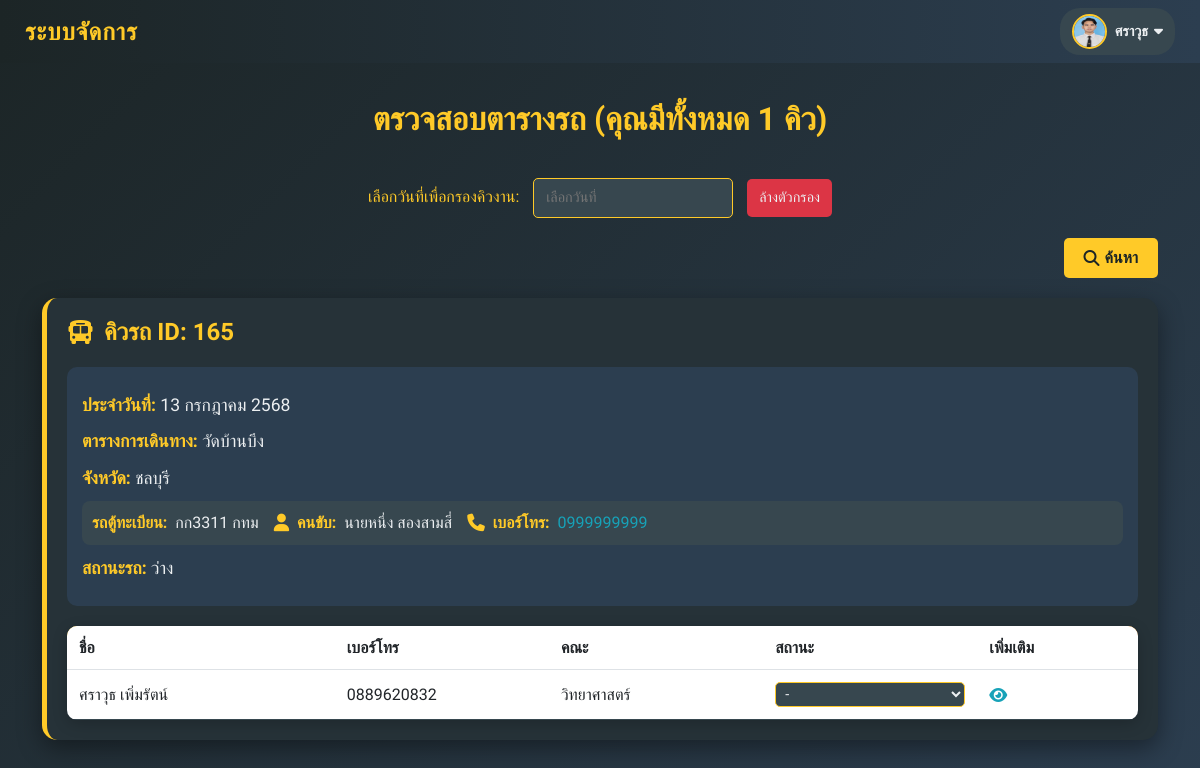
The page /Student/Booking/Check_schedule.php (signed in) on the database its author committed.
### tables this page shows
CREATE TABLE `queue` (
  `queue_id` int(11) NOT NULL,
  `province_id` int(11) NOT NULL,
  `amphur_id` int(11) NOT NULL,
  `location` varchar(255) NOT NULL,
  `car_id` int(11) NOT NULL,
  `created_at` timestamp NOT NULL DEFAULT current_timestamp(),
  `year` varchar(255) DEFAULT NULL,
  `status_car` enum('ว่าง','ถึงจุดรับ','ออกเดินทาง','ถึงที่หมาย','ปิดงาน') DEFAULT 'ว่าง',
  `queue_date` date DEFAULT NULL
);

CREATE TABLE `province` (
  `PROVINCE_ID` int(5) NOT NULL,
  `PROVINCE_NAME` varchar(150) NOT NULL
);

CREATE TABLE `car` (
  `car_id` int(11) NOT NULL,
  `car_license` varchar(50) NOT NULL,
  `car_brand` varchar(100) NOT NULL,
  `car_color` varchar(50) DEFAULT NULL,
  `car_seat` int(11) NOT NULL,
  `car_status` enum('available','unavailable') DEFAULT 'available',
  `car_image` varchar(255) DEFAULT NULL,
  `driver_id` varchar(255) DEFAULT NULL
);

CREATE TABLE `driver` (
  `driver_id` int(11) NOT NULL,
  `driver_user` varchar(50) NOT NULL,
  `driver_password` varchar(255) NOT NULL,
  `driver_name` varchar(100) NOT NULL,
  `driver_lastname` varchar(100) NOT NULL,
  `driver_tel` varchar(15) DEFAULT NULL,
  `driver_province` varchar(255) DEFAULT NULL,
  `driver_amphur` varchar(255) DEFAULT NULL,
  `driver_image` varchar(22) DEFAULT NULL,
  `first_login` tinyint(1) NOT NULL DEFAULT 1 COMMENT '1=ยังไม่ได้เปลี่ยนรหัสผ่าน, 0=เปลี่ยนรหัสผ่านแล้ว'
);

CREATE TABLE `students` (
  `stu_ID` int(10) NOT NULL,
  `stu_username` varchar(255) NOT NULL,
  `stu_password` varchar(255) NOT NULL,
  `stu_year` varchar(4) NOT NULL,
  `stu_license` varchar(13) NOT NULL,
  `stu_name` varchar(255) NOT NULL,
  `stu_lastname` varchar(255) NOT NULL,
  `stu_tel` varchar(10) NOT NULL,
  `stu_faculty` varchar(255) NOT NULL,
  `stu_major` varchar(255) NOT NULL,
  `stu_status` enum('ขึ้นรถแล้ว','ลา','สาย','เลิกเรียนแล้ว') DEFAULT NULL,
  `created_at` timestamp NOT NULL DEFAULT current_timestamp(),
  `last_login` datetime DEFAULT NULL,
  `login_status` varchar(20) DEFAULT 'inactive',
  `stu_img` varchar(255) DEFAULT NULL
);

### Student/Booking/Check_schedule.php (the view, shortened to what this page needs)
<?php
require_once 'condb.php';
include 'navbar.php';
$stu_username = $_SESSION['user_name'];
$current_date = date('Y-m-d');
function getMonthName($monthNumber) {
    $months = [
        1 => 'มกราคม', 2 => 'กุมภาพันธ์', 3 => 'มีนาคม', 4 => 'เมษายน',
        5 => 'พฤษภาคม', 6 => 'มิถุนายน', 7 => 'กรกฎาคม', 8 => 'สิงหาคม',
        9 => 'กันยายน', 10 => 'ตุลาคม', 11 => 'พฤศจิกายน', 12 => 'ธันวาคม',
    ];
    return $months[$monthNumber] ?? 'ไม่ทราบเดือน';
}
$sql_queues = "SELECT DISTINCT q.queue_id
               FROM queue q
               INNER JOIN queue_student qs ON q.queue_id = qs.queue_id
               INNER JOIN students s ON qs.student_id = s.stu_ID
               WHERE s.stu_username = :stu_username AND q.status_car != 'ปิดงาน'";
try {
    $stmt_queues = $conn->prepare($sql_queues);
    $stmt_queues->bindParam(':stu_username', $stu_username, PDO::PARAM_STR);
    $stmt_queues->execute();
    $queue_ids = $stmt_queues->fetchAll(PDO::FETCH_COLUMN);
    if (empty($queue_ids)) {
        $queue_data = [];
    } else {
        $queue_ids_str = implode(',', array_map('intval', $queue_ids));
        $sql = "SELECT q.queue_id, q.location, q.queue_date, q.status_car,
                       p.PROVINCE_NAME,
                       c.car_license,
                       s.stu_ID, s.stu_name, s.stu_lastname, s.stu_tel, s.stu_faculty, s.stu_status,
                       d.driver_name, d.driver_lastname, d.driver_tel
                FROM queue q
                INNER JOIN queue_student qs ON q.queue_id = qs.queue_id
                INNER JOIN students s ON qs.student_id = s.stu_ID
                INNER JOIN province p ON q.province_id = p.PROVINCE_ID
                INNER JOIN car c ON q.car_id = c.car_id
                LEFT JOIN driver d ON c.driver_id = d.driver_id
                WHERE q.queue_id IN ($queue_ids_str)
                ORDER BY q.queue_date ASC, q.queue_id, s.stu_ID";
        $stmt = $conn->prepare($sql);
        $stmt->execute();
        $queue_data = $stmt->fetchAll(PDO::FETCH_ASSOC);
        $grouped_data = [];
        $nearest_date = null;
        foreach ($queue_data as $row) {
            $queue_date = $row['queue_date'];
            if ($queue_date < $current_date) {
                continue;
            }
            if ($nearest_date === null || $queue_date < $nearest_date) {
                $nearest_date = $queue_date;
            }
            $grouped_data[$row['queue_id']][] = $row;
        }
        $total_queues = count($grouped_data);
    }
} catch (PDOException $e) {
    echo "<div class='alert alert-danger text-center'>เกิดข้อผิดพลาด: " . htmlspecialchars($e->getMessage()) . "</div>";
    exit();
}
?>
<!DOCTYPE html>
<html lang="th">
<head>
    <link href="https://cdn.jsdelivr.net/npm/bootstrap@5.3.0-alpha1/dist/css/bootstrap.min.css" rel="stylesheet">
    <link rel="stylesheet" href="https://cdnjs.cloudflare.com/ajax/libs/font-awesome/6.4.0/css/all.min.css">
    <link href="assets/flatpickr/flatpickr.min.css" rel="stylesheet">
</head>
<body>
<div class="container">
    <h2>ตรวจสอบตารางรถ (คุณมีทั้งหมด <?php echo $total_queues ?? 0; ?> คิว)</h2>
    <?php if (!empty($grouped_data)): ?>
        <div class="calendar-filter">
            <label for="date-filter">เลือกวันที่เพื่อกรองคิวงาน:</label>
            <input type="text" id="date-filter" placeholder="เลือกวันที่">
            <button class="clear-filter" id="clear-filter">ล้างตัวกรอง</button>
        </div>
        <button class="search-toggle" onclick="toggleFilterSection()">
            <i class="fas fa-search"></i> ค้นหา
        </button>
        <div id="queue-list">
            <?php foreach ($grouped_data as $queue_id => $rows): ?>
                <?php $header_data = $rows[0]; ?>
                <div class="queue-card"
                     data-date="<?php echo htmlspecialchars($header_data['queue_date'] ?? ''); ?>"
                     data-queue-id="<?php echo htmlspecialchars($queue_id); ?>"
                     style="<?php echo $header_data['queue_date'] == $nearest_date ? '' : 'display: none;'; ?>">
                    <div class="queue-header">
                        <i class="fas fa-bus"></i>
                        <h4>คิวรถ ID: <?php echo htmlspecialchars($queue_id); ?></h4>
                    </div>
                    <div class="info-section" data-queue-id="<?php echo htmlspecialchars($queue_id); ?>">
                        <p><strong>ประจำวันที่:</strong>
                            <?php
                            if ($header_data['queue_date']) {
                                $date = new DateTime($header_data['queue_date']);
                                $day = $date->format('j');
                                $month = getMonthName($date->format('n'));
                                $year = $date->format('Y') + 543;
                                echo "$day $month $year";
                            } else {
                                echo 'ไม่ระบุ';
                            }
                            ?>
                        </p>
                        <p><strong>ตารางการเดินทาง:</strong> <?php echo htmlspecialchars($header_data['location']); ?></p>
                        <p><strong>จังหวัด:</strong> <?php echo htmlspecialchars($header_data['PROVINCE_NAME']); ?></p>
                        <div class="driver-info">
                            <p><strong>รถตู้ทะเบียน:</strong> <?php echo htmlspecialchars($header_data['car_license'] ?? 'ไม่ระบุ'); ?></p>
                            <p>
                                <i class="fas fa-user"></i>
                                <strong>คนขับ:</strong>
                                <?php
                                if (!empty($header_data['driver_name']) && !empty($header_data['driver_lastname'])) {
                                    echo htmlspecialchars($header_data['driver_name'] . ' ' . $header_data['driver_lastname']);
                                } else {
                                    echo '<span class="no-data">ไม่ระบุ</span>';
                                }
                                ?>
                            </p>
                            <p>
                                <i class="fas fa-phone"></i>
                                <strong>เบอร์โทร:</strong>
                                <?php
                                if (!empty($header_data['driver_tel'])) {
                                    echo '<a href="tel:' . htmlspecialchars($header_data['driver_tel']) . '">' . htmlspecialchars($header_data['driver_tel']) . '</a>';
                                } else {
                                    echo '<span class="no-data">ไม่ระบุ</span>';
                                }
                                ?>
                            </p>
                        </div>
                        <p><strong>สถานะรถ:</strong>
                            <span class="status-car" data-status="<?php echo htmlspecialchars($header_data['status_car'] ?: 'ว่าง'); ?>">
                                <?php echo htmlspecialchars($header_data['status_car'] ?: 'ว่าง'); ?>
                            </span>
                        </p>
                    </div>
                    <table class="table">
                        <thead>
                            <tr>
                                <th>ชื่อ</th>
                                <th>เบอร์โทร</th>
                                <th>คณะ</th>
                                <th>สถานะ</th>
                                <th>เพิ่มเติม</th>
                            </tr>
                        </thead>
                        <tbody>
                            <?php foreach ($rows as $row): ?>
                                <tr data-name="<?php echo htmlspecialchars($row['stu_name'] . ' ' . $row['stu_lastname']); ?>"
                                    data-faculty="<?php echo htmlspecialchars($row['stu_faculty'] ?? 'ไม่ระบุ'); ?>"
                                    data-status="<?php echo htmlspecialchars($row['stu_status'] ?? ''); ?>">
                                    <td title="<?php echo htmlspecialchars($row['stu_name'] . ' ' . $row['stu_lastname']); ?>">
                                        <span class="name-full"><?php echo htmlspecialchars($row['stu_name'] . ' ' . $row['stu_lastname']); ?></span>
                                    </td>
                                    <td title="<?php echo htmlspecialchars($row['stu_tel'] ?? 'ไม่ระบุ'); ?>">
                                        <?php echo htmlspecialchars($row['stu_tel'] ?? 'ไม่ระบุ'); ?>
                                    </td>
                                    <td title="<?php echo htmlspecialchars($row['stu_faculty'] ?? 'ไม่ระบุ'); ?>">
                                        <?php echo htmlspecialchars($row['stu_faculty'] ?? 'ไม่ระบุ'); ?>
                                    </td>
                                    <td>
                                        <select class="status-select"
                                                data-stud-id="<?php echo htmlspecialchars($row['stu_ID']); ?>"
                                                data-queue-id="<?php echo htmlspecialchars($queue_id); ?>">
                                            <option value="" <?php echo $row['stu_status'] == '' ? 'selected' : ''; ?>>-</option>
                                        </select>
                                    </td>
                                    <td>
                                        <span class="btn-details" data-bs-toggle="modal" data-bs-target="#studentModal"
                                              data-stu-id="<?php echo htmlspecialchars($row['stu_ID'] ?? ''); ?>">
                                            <i class="fas fa-eye"></i>
                                        </span>
                                    </td>
                                </tr>
                            <?php endforeach; ?>
                        </tbody>
                    </table>
                </div>
            <?php endforeach; ?>
        </div>
    <?php endif; ?>
</div>
</body>
</html>

### Student/Booking/style_navbar.css (style rules this page uses)
* { margin: 0; padding: 0; box-sizing: border-box; }
body { font-family: 'Chakra Petch', sans-serif; margin-top: 50px; }

### Student/Booking/Check_schedule.php (style rules this page uses)
body { background: linear-gradient(135deg, #1c2526 0%, #2c3e50 100%); font-family: 'Chakra Petch', sans-serif; min-height: 100vh; margin: 0; position: relative; overflow-x: hidden; padding-top: 80px; color: #eceff1; }
.container { padding-top: 20px; padding-bottom: 50px; }
h2 { color: #ffca28; font-weight: 700; text-transform: uppercase; margin-bottom: 40px; text-align: center; }
.queue-card { background: #263238; border-radius: 15px; padding: 20px; margin-bottom: 40px; box-shadow: 0 8px 25px rgba(0, 0, 0, 0.4); border-left: 5px solid #ffca28; transition: transform 0.3s ease; }
.queue-header { display: flex; align-items: center; margin-bottom: 20px; }
.queue-header i { color: #ffca28; margin-right: 10px; font-size: 1.5rem; }
.queue-header h4 { color: #ffca28; font-weight: 600; margin: 0; }
.info-section { background: #2c3e50; border-radius: 10px; padding: 15px; margin-bottom: 20px; }
.info-section p { margin-bottom: 10px; font-size: 1.1rem; margin-top: 10px; }
.info-section strong { color: #ffca28; font-weight: 600; }
.driver-info { background: #37474f; border-radius: 8px; padding: 10px; margin-top: 10px; display: flex; flex-wrap: wrap; gap: 15px; align-items: center; }
.driver-info p { margin: 0; font-size: 1rem; display: flex; align-items: center; gap: 8px; }
.driver-info i { color: #ffca28; font-size: 1.1rem; }
.driver-info a { color: #17a2b8; text-decoration: none; transition: color 0.3s ease; }
.table { background: #2c3e50; border-radius: 10px; overflow: hidden; box-shadow: 0 4px 15px rgba(0, 0, 0, 0.2); width: 100%; margin-bottom: 0; table-layout: fixed; }
.table thead { background: linear-gradient(45deg, #ffca28, #ff8f00); color: #1c2526; }
.table th, .table td { vertical-align: middle; font-size: 1rem; padding: 12px; text-align: left; overflow: hidden; text-overflow: ellipsis; white-space: nowrap; }
.table th:nth-child(1), .table td:nth-child(1) { width: 25%; }
.table th:nth-child(2), .table td:nth-child(2) { width: 20%; }
.table th:nth-child(3), .table td:nth-child(3) { width: 20%; }
.table th:nth-child(4), .table td:nth-child(4) { width: 20%; }
.table th:nth-child(5), .table td:nth-child(5) { width: 15%; }
.table tbody tr { border-bottom: 1px solid #37474f; transition: background 0.3s ease; color: #eceff1; }
.status-select { background: #37474f; color: #eceff1; border: 1px solid #ffca28; border-radius: 5px; padding: 2px 5px; font-size: 0.9rem; width: 100%; }
.btn-details { color: #17a2b8; text-decoration: none; font-size: 0.9rem; cursor: pointer; }
.btn-details i { font-size: 1rem; }
.search-toggle { background: #ffca28; color: #1c2526; border: none; border-radius: 5px; padding: 8px 20px; font-size: 1rem; font-weight: 600; display: flex; align-items: center; gap: 5px; margin-bottom: 20px; transition: background 0.3s ease; margin-left: auto; }
.calendar-filter { margin-bottom: 20px; text-align: center; }
.calendar-filter label { color: #ffca28; font-size: 1rem; margin-right: 10px; }
.calendar-filter input { background: #37474f; color: #eceff1; border: 1px solid #ffca28; border-radius: 5px; padding: 8px 12px; font-size: 0.9rem; width: 200px; }
.clear-filter { margin-left: 10px; padding: 8px 12px; background-color: #dc3545; color: #eceff1; border: none; border-radius: 5px; font-size: 0.9rem; cursor: pointer; transition: background-color 0.3s; }

### rows shown on the page
queue: queue_id "165", queue_date "13", queue_date "กรกฎาคม", queue_date "2568", location "วัดบ้านบึง", province.PROVINCE_NAME "ชลบุรี", car.car_license "กก3311 กทม", driver.driver_name+driver_lastname "นายหนึ่ง สองสามสี่", driver.driver_tel "0999999999", status_car "ว่าง", students.stu_name+stu_lastname "ศราวุธ เพิ่มรัตน์", students.stu_tel "0889620832", students.stu_faculty "วิทยาศาสตร์", stu_ID "-"

### other values the page prints
$_SESSION['stu_name'] "ศราวุธ"
